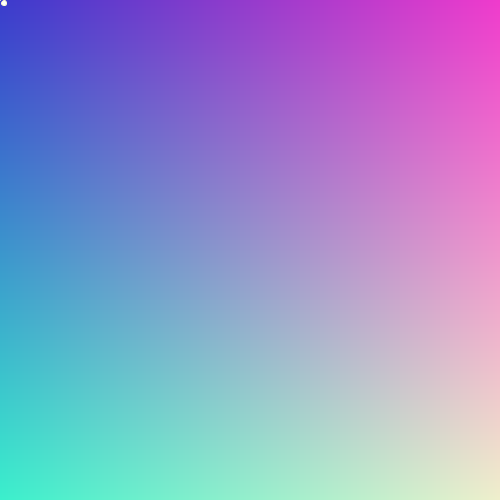
Frame 1 (no input)
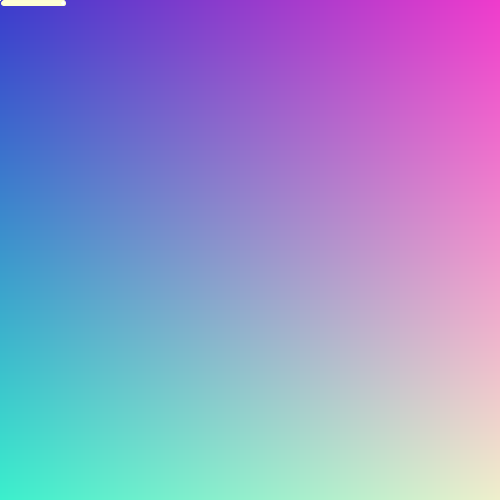
Frame 60 (the mouse pressed at the canvas centre just before this capture)
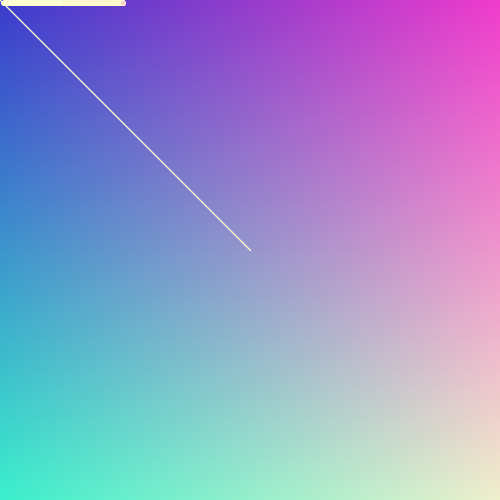
Frame 120 (the mouse held since frame 60 and released just before this capture)

The Processing sketch that drew these frames (run headless with seeded random() and noise(); from frame 60 on, the mouse is pressed at the canvas centre):

// Processing sketch: processing_41946
// ── processing_41946.pde

int kreis = 3;
int kreisdown = 3;
int speed = 1;
int speeddown = 0;

void setup()
{
  size(500,500);
noStroke();
colorMode(RGB, 500);
for (int i = 0; i < 500; i++) {
  for (int j = 0; j < 500; j++) {
    stroke(i, j, 400);
    point(i, j);
  }
}
}


void draw() {
line(pmouseX, pmouseY,mouseX,mouseY);
strokeWeight(1); 
triangle(mouseX,mouseY,mouseX,mouseY,pmouseX,pmouseX);
smooth(); 
kreis = kreis + speed;
kreisdown = kreisdown + speeddown;
 
 ellipse(kreis,kreisdown,5,5);
 
  if(kreis <= 0){
 speed = 1;
 speeddown = 0;
   } 
   
 if(kreis >= 500){
speed = -1; 
speeddown = 1;

}
 if(kreisdown >= 500){
speed = 0; 
speeddown = -1;
}

 if(kreisdown <= 0){
 speed = 1;
 speeddown = 1;
   } 
   
 if(kreisdown <= 0){
 speed = 1;
 speeddown = 1;
 }

   
}



void mousePressed(){
  ellipse(mouseX,mouseY,50,50);
  // draw rectangle wherever mouse is by klicking
  fill(random(500,0),400,400);

}

void mouseMoved() {
  strokeWeight(random(30)); 
  }
  
  
  void keyPressed(){
  size(500,500);
noStroke();
colorMode(RGB, 500);
for (int i = 0; i < 500; i++) {
  for (int j = 0; j < 500; j++) {
    stroke(i, j, 400);
    point(i, j);
  }
}
}
